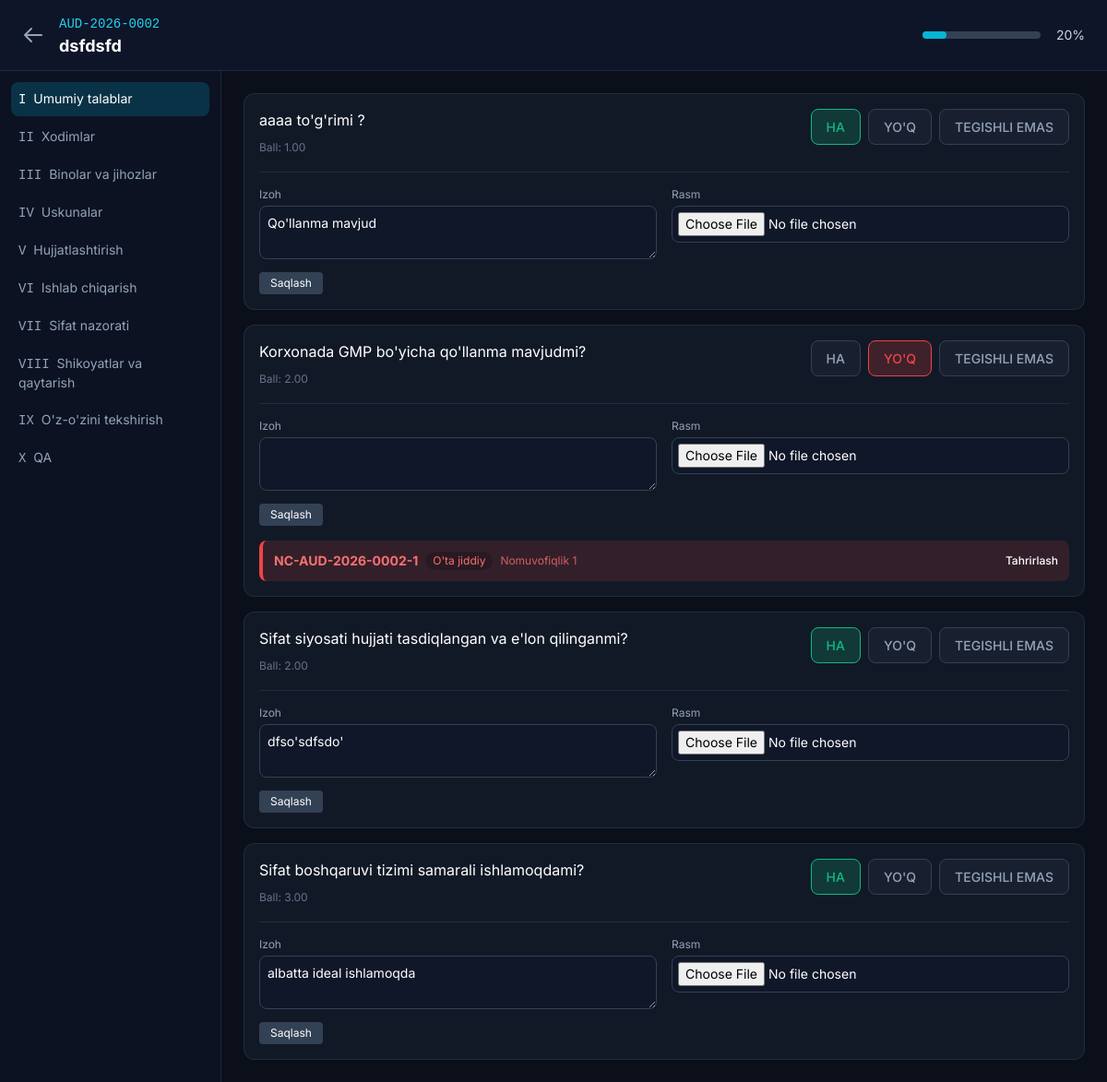
Screenshot of /conduct_audit.php?id=43 (signed in) with the database file from the repository.
### tables this page shows
CREATE TABLE `audits` (
  `id` int NOT NULL AUTO_INCREMENT,
  `audit_code` varchar(50) NOT NULL,
  `site_id` int NOT NULL,
  `title` varchar(200) NOT NULL,
  `start_date` date NOT NULL,
  `end_date` date DEFAULT NULL,
  `completed_at` timestamp NULL DEFAULT NULL,
  `status` enum('draft','in_progress','completed','cancelled') DEFAULT 'draft',
  `total_score` decimal(10,2) DEFAULT '0.00',
  `max_score` decimal(10,2) DEFAULT '0.00',
  `progress_percent` decimal(5,2) DEFAULT '0.00',
  `percentage_score` decimal(5,2) DEFAULT '0.00',
  `created_by` int NOT NULL,
  `created_at` timestamp NULL DEFAULT CURRENT_TIMESTAMP,
  `updated_at` timestamp NULL DEFAULT CURRENT_TIMESTAMP ON UPDATE CURRENT_TIMESTAMP,
  PRIMARY KEY (`id`),
  UNIQUE KEY `audit_code` (`audit_code`),
  KEY `site_id` (`site_id`),
  KEY `created_by` (`created_by`),
  CONSTRAINT `audits_ibfk_1` FOREIGN KEY (`site_id`) REFERENCES `sites` (`id`) ON DELETE CASCADE,
  CONSTRAINT `audits_ibfk_2` FOREIGN KEY (`created_by`) REFERENCES `users` (`id`)
);

CREATE TABLE `gmp_sections` (
  `id` int NOT NULL AUTO_INCREMENT,
  `section_number` varchar(10) NOT NULL,
  `section_name` varchar(200) NOT NULL,
  `description` text,
  `sort_order` int DEFAULT '0',
  PRIMARY KEY (`id`)
);

CREATE TABLE `audit_answers` (
  `id` int NOT NULL AUTO_INCREMENT,
  `audit_id` int NOT NULL,
  `question_id` int NOT NULL,
  `auditor_id` int NOT NULL,
  `answer` enum('ha','yoq','na') DEFAULT 'na',
  `score` decimal(5,2) DEFAULT '0.00',
  `comment` text,
  `image_path` varchar(255) DEFAULT NULL,
  `notes` text,
  `answered_at` timestamp NULL DEFAULT CURRENT_TIMESTAMP ON UPDATE CURRENT_TIMESTAMP,
  PRIMARY KEY (`id`),
  UNIQUE KEY `unique_answer` (`audit_id`,`question_id`),
  KEY `question_id` (`question_id`),
  KEY `auditor_id` (`auditor_id`),
  CONSTRAINT `audit_answers_ibfk_1` FOREIGN KEY (`audit_id`) REFERENCES `audits` (`id`) ON DELETE CASCADE,
  CONSTRAINT `audit_answers_ibfk_2` FOREIGN KEY (`question_id`) REFERENCES `checklist_questions` (`id`),
  CONSTRAINT `audit_answers_ibfk_3` FOREIGN KEY (`auditor_id`) REFERENCES `users` (`id`)
);

CREATE TABLE `checklist_questions` (
  `id` int NOT NULL AUTO_INCREMENT,
  `section_id` int NOT NULL,
  `question_text` text NOT NULL,
  `score` decimal(5,2) DEFAULT '1.00',
  `is_required` tinyint(1) DEFAULT '1',
  `sort_order` int DEFAULT '0',
  `is_active` tinyint(1) DEFAULT '1',
  `created_at` timestamp NULL DEFAULT CURRENT_TIMESTAMP,
  PRIMARY KEY (`id`),
  KEY `section_id` (`section_id`),
  CONSTRAINT `checklist_questions_ibfk_1` FOREIGN KEY (`section_id`) REFERENCES `gmp_sections` (`id`) ON DELETE CASCADE
);

CREATE TABLE `non_conformities` (
  `id` int NOT NULL AUTO_INCREMENT,
  `nc_code` varchar(50) NOT NULL,
  `audit_id` int NOT NULL,
  `question_id` int NOT NULL,
  `answer_id` int NOT NULL,
  `nc_number` int NOT NULL,
  `severity_id` int NOT NULL,
  `description` text NOT NULL,
  `status` enum('open','in_progress','in_review','closed') DEFAULT 'open',
  `created_by` int NOT NULL,
  `created_at` timestamp NULL DEFAULT CURRENT_TIMESTAMP,
  `due_date` date DEFAULT NULL,
  PRIMARY KEY (`id`),
  UNIQUE KEY `nc_code` (`nc_code`),
  KEY `audit_id` (`audit_id`),
  KEY `question_id` (`question_id`),
  KEY `answer_id` (`answer_id`),
  KEY `severity_id` (`severity_id`),
  KEY `created_by` (`created_by`),
  CONSTRAINT `non_conformities_ibfk_1` FOREIGN KEY (`audit_id`) REFERENCES `audits` (`id`) ON DELETE CASCADE,
  CONSTRAINT `non_conformities_ibfk_2` FOREIGN KEY (`question_id`) REFERENCES `checklist_questions` (`id`),
  CONSTRAINT `non_conformities_ibfk_3` FOREIGN KEY (`answer_id`) REFERENCES `audit_answers` (`id`),
  CONSTRAINT `non_conformities_ibfk_4` FOREIGN KEY (`severity_id`) REFERENCES `severity_types` (`id`),
  CONSTRAINT `non_conformities_ibfk_5` FOREIGN KEY (`created_by`) REFERENCES `users` (`id`)
);

### conduct_audit.php (the view, shortened to what this page needs)
<?php
require_once 'db.php';
$auditId = (int)($_GET['id'] ?? 0);
$stmt = $pdo->prepare("SELECT a.*, s.name as site_name FROM audits a JOIN sites s ON a.site_id = s.id WHERE a.id = ?");
$stmt->execute([$auditId]);
$audit = $stmt->fetch();
$severities = [
    1 => ['name' => 'Jiddiy bo\'lmagan', 'color' => 'text-emerald-400', 'bg' => 'bg-emerald-500/10', 'border' => 'border-emerald-500'],
    2 => ['name' => 'Jiddiy', 'color' => 'text-amber-400', 'bg' => 'bg-amber-500/10', 'border' => 'border-amber-500'],
    3 => ['name' => 'O\'ta jiddiy', 'color' => 'text-red-400', 'bg' => 'bg-red-500/10', 'border' => 'border-red-500']
];
$sections = $pdo->query("SELECT * FROM gmp_sections ORDER BY sort_order")->fetchAll();
$selectedSection = (int)($_GET['section'] ?? ($sections[0]['id'] ?? 0));
$stmt = $pdo->prepare("
    SELECT cq.*,
           COALESCE(aa.answer, 'na') as answer,
           aa.comment,
           aa.image_path,
           nc.id as nc_id,
           nc.nc_code,
           nc.nc_number,
           nc.severity_id,
           nc.description as nc_description
    FROM checklist_questions cq
    LEFT JOIN audit_answers aa ON aa.question_id = cq.id AND aa.audit_id = ?
    LEFT JOIN non_conformities nc ON nc.question_id = cq.id AND nc.audit_id = ?
    WHERE cq.section_id = ? AND cq.is_active = 1
    ORDER BY cq.sort_order
");
$stmt->execute([$auditId, $auditId, $selectedSection]);
$questions = $stmt->fetchAll();
$totalQ = $pdo->query("SELECT COUNT(*) FROM checklist_questions WHERE is_active = 1")->fetchColumn();
$answeredQ = $pdo->prepare("SELECT COUNT(*) FROM audit_answers WHERE audit_id = ? AND answer != 'na'");
$answeredQ->execute([$auditId]);
$progress = $totalQ > 0 ? round(($answeredQ->fetchColumn() / $totalQ) * 100, 1) : 0;
?>
<!DOCTYPE html>
<html lang="uz">
<head>
    <script src="https://cdn.tailwindcss.com"></script>
</head>
<body class="min-h-screen text-slate-100">
    <header class="sticky top-0 z-30 bg-slate-900/95 backdrop-blur-xl border-b border-slate-700/50 px-6 py-3">
        <div class="flex items-center justify-between">
            <div class="flex items-center gap-4">
                <a href="audits.php" class="text-slate-400 hover:text-white">
                    <svg class="w-6 h-6" fill="none" stroke="currentColor" viewBox="0 0 24 24">
                        <path stroke-linecap="round" stroke-linejoin="round" stroke-width="2" d="M10 19l-7-7m0 0l7-7m-7 7h18" />
                    </svg>
                </a>
                <div>
                    <span class="font-mono text-cyan-400 text-sm"><?php echo $audit['audit_code']; ?></span>
                    <h1 class="text-lg font-bold text-white"><?php echo htmlspecialchars($audit['title']); ?></h1>
                </div>
            </div>
            <div class="flex items-center gap-4 text-sm">
                <div class="hidden md:flex items-center gap-2">
                    <div class="w-32 h-2 bg-slate-700 rounded-full">
                        <div id="progressBar" class="h-full bg-cyan-500 rounded-full transition-all" style="width: <?php echo $progress; ?>%"></div>
                    </div>
                    <span id="progressText" class="text-slate-300 w-10 text-right"><?php echo $progress; ?>%</span>
                </div>
            </div>
        </div>
    </header>
    <div class="flex">
        <aside class="w-60 fixed h-[calc(100vh-57px)] overflow-y-auto border-r border-slate-700/50 bg-slate-900/50 hidden lg:block p-3">
            <nav class="space-y-1">
                <?php foreach ($sections as $section): ?>
                    <a href="?id=<?php echo $auditId; ?>&section=<?php echo $section['id']; ?>"
                        class="block p-2 rounded-lg text-sm <?php echo $selectedSection == $section['id'] ? 'bg-cyan-500/20 text-white' : 'text-slate-400 hover:bg-slate-800'; ?>">
                        <span class="font-mono mr-1"><?php echo $section['section_number']; ?></span>
                        <?php echo htmlspecialchars($section['section_name']); ?>
                    </a>
                <?php endforeach; ?>
            </nav>
        </aside>
        <main class="flex-1 lg:ml-60 p-4 lg:p-6">
            <div class="space-y-4">
                <?php foreach ($questions as $q):
                    $currentAnswer = $q['answer'];
                    $hasNC = ($q['nc_id']);
                ?>
                    <div class="card p-4" id="q-<?php echo $q['id']; ?>">
                        <div class="flex flex-col md:flex-row md:items-start justify-between gap-3">
                            <div class="flex-1">
                                <p class="text-white text-sm md:text-base mb-1"><?php echo htmlspecialchars($q['question_text']); ?></p>
                                <span class="text-xs text-slate-500">Ball: <?php echo $q['score']; ?></span>
                            </div>
                            <div class="ans-group flex-shrink-0">
                                <button onclick="selectAnswer(<?php echo $q['id']; ?>, 'ha')" class="ans-btn <?php echo $currentAnswer === 'ha' ? 'active-ha' : ''; ?>">HA</button>
                                <button onclick="selectAnswer(<?php echo $q['id']; ?>, 'yoq')" class="ans-btn <?php echo $currentAnswer === 'yoq' ? 'active-yoq' : ''; ?>">YO'Q</button>
                                <button onclick="selectAnswer(<?php echo $q['id']; ?>, 'na')" class="ans-btn <?php echo $currentAnswer === 'na' ? 'active-na' : ''; ?>">TEGISHLI EMAS</button>
                            </div>
                        </div>
                        <div id="extra-<?php echo $q['id']; ?>" class="mt-4 border-t border-slate-700/50 pt-4 <?php echo ($currentAnswer !== 'na') ? '' : 'hidden'; ?>">
                            <div class="grid md:grid-cols-2 gap-4">
                                <div>
                                    <label class="text-xs text-slate-400 block mb-1">Izoh</label>
                                    <textarea id="comment-<?php echo $q['id']; ?>" class="input-field w-full p-2 rounded-lg text-sm" rows="2"><?php echo htmlspecialchars($q['comment'] ?? ''); ?></textarea>
                                </div>
                                <div>
                                    <label class="text-xs text-slate-400 block mb-1">Rasm</label>
                                    <input type="file" id="image-<?php echo $q['id']; ?>" class="input-field w-full p-1.5 rounded-lg text-sm text-white" accept="image/*">
                                </div>
                            </div>
                            <button onclick="saveExtra(<?php echo $q['id']; ?>)" class="mt-2 text-xs bg-slate-700 hover:bg-slate-600 px-3 py-1 rounded text-white">Saqlash</button>
                        </div>
                        <div id="nc-container-<?php echo $q['id']; ?>">
                            <?php if ($hasNC):
                                $sev = $severities[$q['severity_id']] ?? $severities[1];
                                $badgeClass = $q['severity_id'] == 1 ? 'nc-badge-minor' : ($q['severity_id'] == 2 ? 'nc-badge-major' : 'nc-badge-critical');
                            ?>
                                <div class="mt-4 flex flex-col sm:flex-row items-start sm:items-center gap-2 p-3 rounded-lg <?php echo $badgeClass; ?>">
                                    <div class="flex items-center gap-2 w-full sm:w-auto">
                                        <strong class="text-sm"><?php echo $q['nc_code']; ?></strong>
                                        <span class="text-xs px-2 py-0.5 rounded-full bg-black/20 whitespace-nowrap">
                                            <?php echo $sev['name']; ?>
                                        </span>
                                    </div>
                                    <span class="text-xs opacity-80 truncate flex-1 w-full"><?php echo htmlspecialchars($q['nc_description'] ?: 'Tavsif yo\'q'); ?></span>
                                    <button onclick="openNCModal(<?php echo $q['id']; ?>, <?php echo $q['nc_id']; ?>, '<?php echo htmlspecialchars($q['nc_description'], ENT_QUOTES); ?>', <?php echo $q['severity_id']; ?>)" class="text-xs text-white hover:underline font-medium whitespace-nowrap mt-2 sm:mt-0">Tahrirlash</button>
                                </div>
                            <?php endif; ?>
                        </div>
                    </div>
                <?php endforeach; ?>
            </div>
        </main>
    </div>
</body>
</html>

### conduct_audit.php (style rules this page uses)
body { background: #0a0f1a; font-family: 'Inter', sans-serif; }
.ans-group { display: flex; gap: 0.5rem; }
.ans-btn { padding: 0.5rem 1rem; border-radius: 0.5rem; font-size: 0.875rem; font-weight: 500; border: 1px solid #334155; background: rgba(30, 41, 59, 0.5); color: #94a3b8; cursor: pointer; transition: all 0.2s; }
.ans-btn.active-ha { background: rgba(16, 185, 129, 0.2); border-color: #10b981; color: #10b981; }
.ans-btn.active-yoq { background: rgba(239, 68, 68, 0.2); border-color: #ef4444; color: #ef4444; }
.card { background: rgba(30, 41, 59, 0.4); border: 1px solid rgba(51, 65, 85, 0.5); border-radius: 0.75rem; }
.input-field { background: rgba(15, 23, 42, 0.8); border: 1px solid #334155; color: white; }
.nc-badge-critical { background: rgba(239, 68, 68, 0.15); color: #f87171; border-left: 4px solid #ef4444; }

### rows the page displays
audits: audit_code "AUD-2026-0002", title "dsfdsfd"
gmp_sections: section_number "I", section_name "Umumiy talablar"
gmp_sections: section_number "II", section_name "Xodimlar"
gmp_sections: section_number "III", section_name "Binolar va jihozlar"
gmp_sections: section_number "IV", section_name "Uskunalar"
gmp_sections: section_number "V", section_name "Hujjatlashtirish"
gmp_sections: section_number "VI", section_name "Ishlab chiqarish"
gmp_sections: section_number "VII", section_name "Sifat nazorati"
gmp_sections: section_number "VIII", section_name "Shikoyatlar va qaytarish"
gmp_sections: section_number "IX", section_name "O'z-o'zini tekshirish"
gmp_sections: section_number "X", section_name "QA"
audit_answers: question.question_text "aaaa to'g'rimi ?", question.score "1.00", question+comment "Qo'llanma mavjud"
non_conformities: question.question_text "Korxonada GMP bo'yicha qo'llanma mavjudmi?", question.score "2.00", nc_code "NC-AUD-2026-0002-1", severity "O'ta jiddiy", description "Nomuvofiqlik 1"
audit_answers: question.question_text "Sifat siyosati hujjati tasdiqlangan va e'lon qilinganmi?", question.score "2.00", question+comment "dfso'sdfsdo'"
audit_answers: question.question_text "Sifat boshqaruvi tizimi samarali ishlamoqdami?", question.score "3.00", question+comment "albatta ideal ishlamoqda"

### other values shown
$progress "20"
